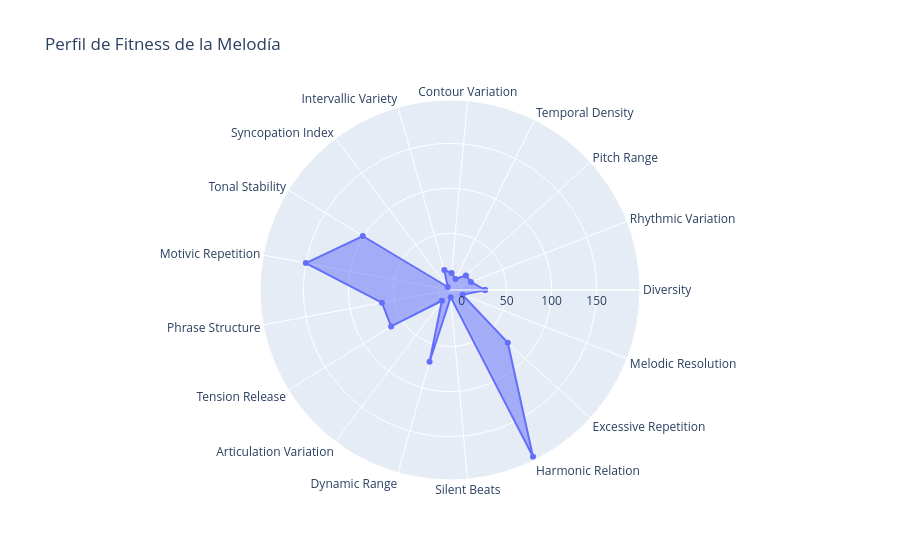

Notebook cell for this chart:
### Code cell
fitness.plot(melody)

### Figure 1 — Plotly figure (JSON) as saved in the notebook; plotly's stock layout.template omitted (floating-point values rounded to 4 significant figures)
{"data": [{"fill": "toself", "name": "Aspectos", "r": [26, 12, 11, 0.6818, 6, 10, -8.8, 101, 150, 64, 64, 2, 70, -5, 194, 74, 2, 26], "theta": ["Diversity", "Rhythmic Variation", "Pitch Range", "Temporal Density", "Contour Variation", "Intervallic Variety", "Syncopation Index", "Tonal Stability", "Motivic Repetition", "Phrase Structure", "Tension Release", "Articulation Variation", "Dynamic Range", "Silent Beats", "Harmonic Relation", "Excessive Repetition", "Melodic Resolution", "Diversity"], "type": "scatterpolar"}], "layout": {"polar": {"radialaxis": {"visible": true}}, "showlegend": false, "title": {"text": "Perfil de Fitness de la Melodía"}}}
